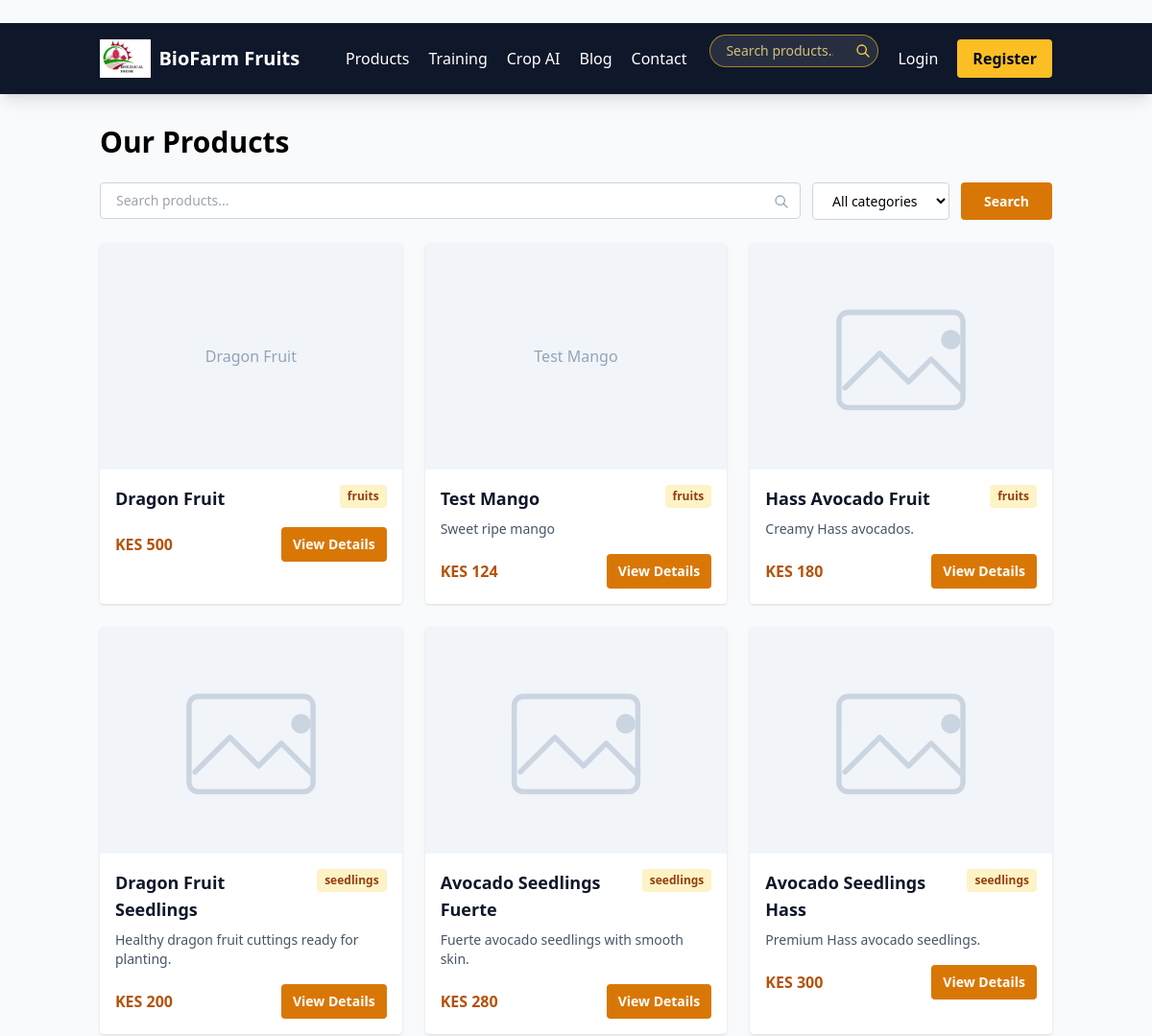
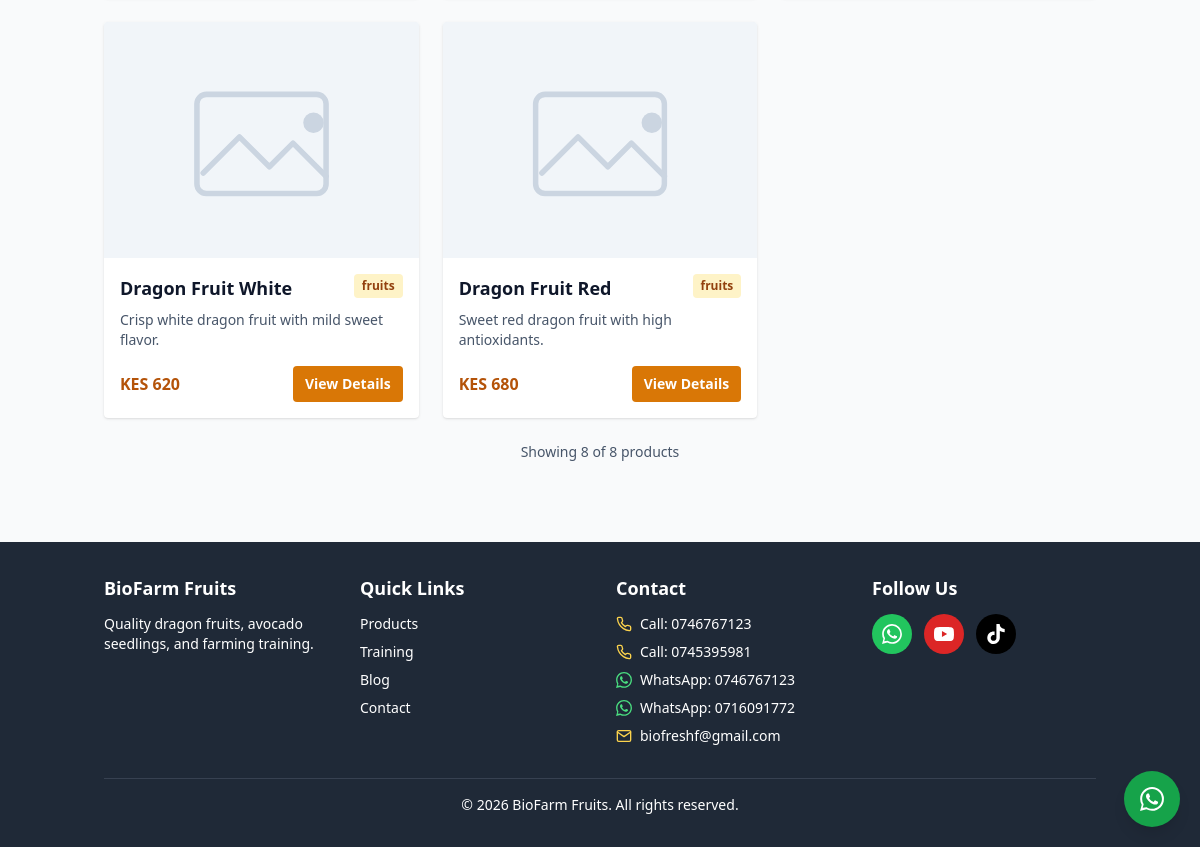
Page /products on the committed database (2 pictures, top to bottom).
### app.py (models this page shows)
class Product(db.Model):
    __tablename__ = 'products'
    id = db.Column(db.Integer, primary_key=True)
    name = db.Column(db.String(120), nullable=False)
    description = db.Column(db.Text)
    price = db.Column(db.Float, nullable=False)
    category = db.Column(db.String(50))
    sub_category = db.Column(db.String(50))
    organic = db.Column(db.Boolean, default=False)
    image = db.Column(db.String(200))
    stock = db.Column(db.Integer, default=0)
    farmer_id = db.Column(db.Integer, db.ForeignKey('users.id'))
    status = db.Column(db.String(20), default='approved')
    featured = db.Column(db.Boolean, default=False)
    views = db.Column(db.Integer, default=0)
    created_at = db.Column(db.DateTime, default=utcnow)
    updated_at = db.Column(db.DateTime, default=utcnow, onupdate=utcnow)
    farmer = db.relationship('User', backref='products')

### app.py (the view)
@app.route('/products')
def products():
    category = request.args.get('category')
    search = request.args.get('search')
    page = request.args.get('page', 1, type=int) or 1
    per_page = 12
    query = Product.query.filter_by(status='approved')
    if category and category != 'all':
        query = query.filter_by(category=category)
    if search:
        query = query.filter(
            Product.name.ilike(f'%{search}%') |
            Product.description.ilike(f'%{search}%')
        )
    pagination = query.order_by(Product.created_at.desc())\
                      .paginate(page=page, per_page=per_page, error_out=False)
    categories = db.session.query(Product.category).distinct().filter_by(status='approved').all()
    categories = sorted(c[0] for c in categories if c[0])
    return render_template('products.html',
                         products=pagination.items,
                         pagination=pagination,
                         categories=categories,
                         selected_category=category,
                         search=search)

### app.py (called while the page is built, shortened)
def utcnow():
    return datetime.now(timezone.utc)

def _tailwind_css():
    path = os.path.join(app.static_folder, 'css', 'tailwind.css')
    return 'css/tailwind.css' if os.path.exists(path) else None

def placeholder_image():
    return static_v(PLACEHOLDER_PATH)

def _request_cache(key, loader):
    try:
        store = g.setdefault('_biofarm_cache', {})
    except RuntimeError:      # no application/request context
        return loader()
    if key not in store:
        store[key] = loader()
    return store[key]

def upload_filename(value):
    if not value or not isinstance(value, str):
        return None
    value = value.strip()
    if value.startswith('/uploads/'):
        name = value[len('/uploads/'):].strip('/')
        return name or None
    if value.startswith(('http://', 'https://', '/', 'data:', 'blob:')):
        return None
    return value if '/' not in value and ' ' not in value else None

def upload_available(filename):
    return bool(filename) and filename in _uploaded_filenames()

def image_src(value, size=None):
    if not value or not isinstance(value, str):
        return placeholder_image()
    value = value.strip()
    if not value:
        return placeholder_image()
    if value.startswith(('http://', 'https://', 'data:', 'blob:')):
        return value

def image_srcset(value):
    filename = upload_filename(value)
    if not upload_available(filename):
        return ''

def static_v(filename):
    def mtimes():
        stamps = {}
        for folder in ('css', 'js', 'img'):
            directory = os.path.join(app.static_folder, folder)
            try:
                for name in os.listdir(directory):
                    full = os.path.join(directory, name)
                    if os.path.isfile(full):
                        stamps[f'{folder}/{name}'] = int(os.path.getmtime(full))
            except OSError:
                pass
        return stamps
    stamp = _request_cache('static_mtimes', mtimes).get(filename)
    if not stamp:
        return url_for('static', filename=filename)
    return url_for('static', filename=filename, v=stamp)

def _logo_filename():
    def find():
        static = app.static_folder or os.path.join(os.path.dirname(os.path.abspath(__file__)), 'static')
        for name in ('img/logo.png', 'img/logo.jpg', 'img/logo.png.jpg', 'img/logo.jpeg'):
            if os.path.exists(os.path.join(static, name)):
                return name
        return None
    return _request_cache('logo_filename', find)

### templates/products.html (shortened to what this page needs)
﻿{% extends "base.html" %}
{% from "_macros.html" import picture with context %}
{% block content %}
<section>
    <h1 class="text-3xl font-bold mb-6">Our Products</h1>
    <form method="get" action="/products" class="mb-6 flex flex-col gap-3 sm:flex-row">
        <div class="relative flex-1">
            <input type="search" name="search" value="{{ search or '' }}" placeholder="Search products..."
                   aria-label="Search products"
                   class="w-full rounded border border-slate-300 bg-white px-4 py-2 pr-10 text-sm focus:border-amber-500 focus:outline-none focus:ring-2 focus:ring-amber-200">
            <button type="submit" aria-label="Search"
                    class="absolute right-3 top-1/2 -translate-y-1/2 text-slate-400 hover:text-amber-700">
                <svg class="h-4 w-4" fill="none" stroke="currentColor" viewBox="0 0 24 24">
                    <path stroke-linecap="round" stroke-linejoin="round" stroke-width="2" d="M21 21l-6-6m2-5a7 7 0 11-14 0 7 7 0 0114 0z"/>
                </svg>
            </button>
        </div>
        <select name="category" class="rounded border border-slate-300 bg-white px-4 py-2 text-sm focus:border-amber-500 focus:outline-none focus:ring-2 focus:ring-amber-200">
            <option value="all">All categories</option>
        </select>
        <button type="submit" class="rounded bg-amber-600 px-6 py-2 text-sm font-semibold text-white hover:bg-amber-500">Search</button>
    </form>
    {% if products %}
    <div class="grid gap-6 sm:grid-cols-2 lg:grid-cols-3 xl:grid-cols-4">
        {% for product in products %}
        <div class="bg-white rounded shadow overflow-hidden">
            <div class="aspect-[4/3] bg-slate-100">
                {% if product.image %}
                {{ picture(product.image, product.name, sizes='(min-width: 1280px) 23vw, (min-width: 640px) 46vw, 92vw') }}
                {% else %}
                <div class="flex h-full items-center justify-center px-3 text-center text-slate-400">{{ product.name }}</div>
                {% endif %}
            </div>
            <div class="p-4">
                <div class="flex items-start justify-between gap-3">
                    <h2 class="text-lg font-bold text-slate-900">{{ product.name }}</h2>
                    <span class="rounded bg-amber-100 px-2 py-1 text-xs font-bold text-amber-800">{{ product.category }}</span>
                </div>
                <p class="mt-2 text-sm text-slate-600">{{ (product.description or '')[:150] }}{% if product.description and product.description|length > 150 %}...{% endif %}</p>
                <div class="mt-4 flex items-center justify-between">
                    <p class="font-bold text-amber-700">KES {{ "{:,.0f}".format(product.price or 0) }}</p>
                    <a href="/product/{{ product.id }}" class="rounded bg-amber-600 px-3 py-2 text-sm font-semibold text-white hover:bg-amber-700">View Details</a>
                </div>
            </div>
        </div>
        {% endfor %}
    </div>
    {% if pagination and pagination.total %}
    <p class="mt-6 text-center text-sm text-slate-600">
        Showing {{ products|length }} of {{ pagination.total }} product{{ '' if pagination.total == 1 else 's' }}
    </p>
    {% endif %}
    {% else %}
    <div class="bg-white p-8 text-center rounded shadow">
        <p class="text-gray-600">No products available at the moment.</p>
        <a href="/contact" class="mt-4 inline-block bg-amber-600 text-white px-4 py-2 rounded">Contact Us for Availability</a>
    </div>
    {% endif %}
</section>
{% endblock %}

### templates/_macros.html (shortened to what this page needs)
{% macro picture(value, alt, class='h-full w-full object-cover', sizes='(min-width: 1024px) 25vw, (min-width: 640px) 50vw, 92vw', eager=False, priority=False, fallback=None) -%}
{%- set srcset = image_srcset(value) -%}
<img src="{{ fallback if fallback else image_src(value, size='thumb') }}"
     alt="{{ alt }}"
     class="{{ class }}"
     loading="{{ 'eager' if eager else 'lazy' }}"
     decoding="{{ 'sync' if eager else 'async' }}"
     onerror="imgFallback(this)">
{%- endmacro %}

### rows in the picture
Product: name "Dragon Fruit", category "fruits", price "500"
Product: name "Test Mango", category "fruits", description "Sweet ripe mango", price "124"
Product: name "Hass Avocado Fruit", category "fruits", description "Creamy Hass avocados.", price "180"
Product: name "Dragon Fruit Seedlings", category "seedlings", description "Healthy dragon fruit cuttings ready for planting.", price "200"
Product: name "Avocado Seedlings Fuerte", category "seedlings", description "Fuerte avocado seedlings with smooth skin.", price "280"
Product: name "Avocado Seedlings Hass", category "seedlings", description "Premium Hass avocado seedlings.", price "300"
Product: name "Dragon Fruit White", category "fruits", description "Crisp white dragon fruit with mild sweet flavor.", price "620"
Product: name "Dragon Fruit Red", category "fruits", description "Sweet red dragon fruit with high antioxidants.", price "680"

### other values in the picture
{{ company_name }} "BioFarm Fruits"
{{ products|length }} "8"
{{ pagination.total }} "8"
{{ '' if pagination.total == 1 else 's' }} "s"
{{ company_phone }} "0746767123"
{{ company_phone_alt }} "0745395981"
{{ company_whatsapp }} "0746767123"
{{ company_whatsapp_alt }} "0716091772"
{{ company_email }} "biofreshf@gmail.com"
